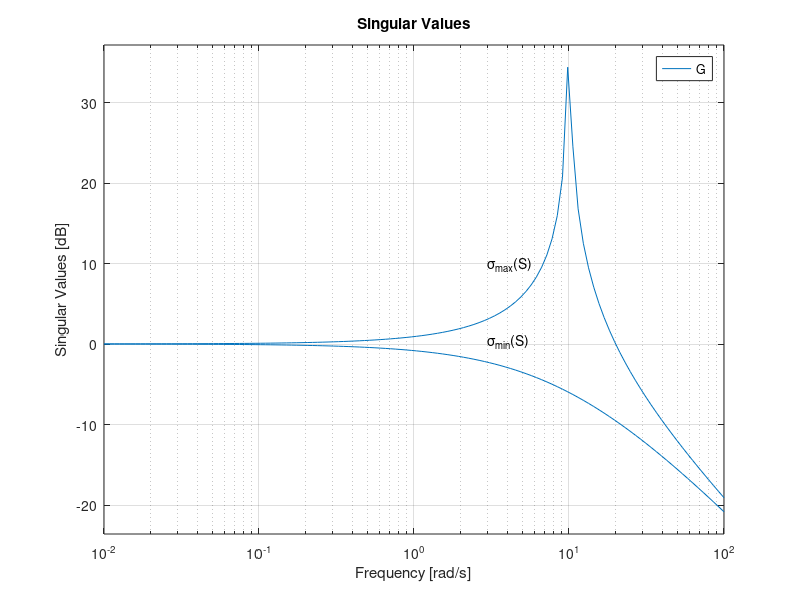

The MATLAB script that drew this image:
%%%%%%%%%%%%%%%%%%%%%%%%%%%%%%%%%%
%Section 3.7.1 Spinning satellite
%%%%%%%%%%%%%%%%%%%%%%%%%%%%%%%%%%
%
% Copyright 1996-2003 Sigurd Skogestad & Ian Postlethwaite
% $Id: Sec3_7_1.m,v 1.3 2004/02/09 12:01:24 vidaral Exp $

%State-space model (3.78)
a = 10;
A = [0  a; -a 0]; B = [1 0 ; 0 1]; C = [1 a; -a 1];  D = [0 0; 0 0];
G=ss(A,B,C,D);

%Figure 3.6 (a)
clf;
w = logspace(-2,2,120);
sigma(G,w);     % plotting singular values
text(3e0,4e-1,'\sigma_{min}(S)');
text(3e0,1e1,'\sigma_{max}(S)');
I2 = eye(2);
K=I2;

S=inv(eye(2)+G*K); % Sensitivity
T=eye(2)-S;	% Complementary Sensitivity

H_inf_S=norm(S,'inf');
H_inf_T=norm(T,'inf');
disp(sprintf('H_inf norm S: %0.5g',H_inf_S));
disp(sprintf('H_inf norm T: %0.5g',H_inf_T));

